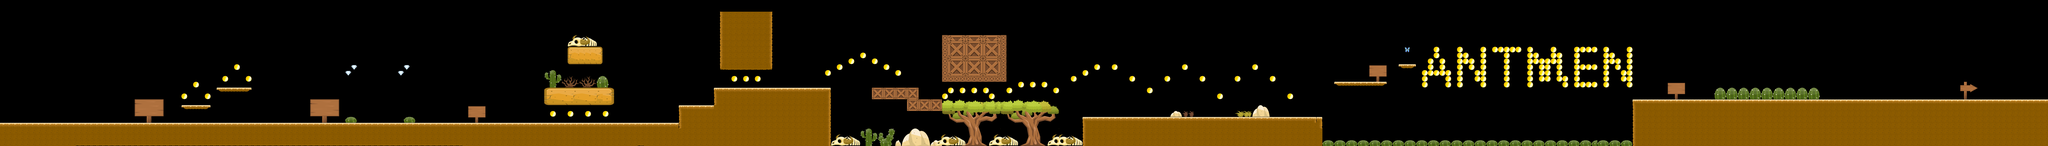

A 2D game scene composited from a Tiled map and its tileset images. What follows is a short description and the map's XML, with each tile layer's data collapsed to a summary:
An orthogonal 350x25 tile map with 32x32 px tiles, 7 tile layers (background, floor, fire, gold, ...).

<map version="1.0" orientation="orthogonal" renderorder="right-down" width="350" height="25" tilewidth="32" tileheight="32" nextobjectid="1">
 <tileset firstgid="1" name="floor" tilewidth="32" tileheight="32" tilecount="864" columns="32">
  <image source="desert.png" trans="ffffff" width="1032" height="884" />
 </tileset>
 <layer name="background" width="350" height="25">
  <data>[8750 cells, 0 non-empty, 0 distinct tile ids]</data>
 </layer>
 <layer name="floor" width="350" height="25">
  <data>[8750 cells, 1957 non-empty, 159 distinct tile ids]</data>
 </layer>
 <layer name="fire" width="350" height="25">
  <data>[8750 cells, 185 non-empty, 41 distinct tile ids]</data>
 </layer>
 <layer name="gold" width="350" height="25">
  <data>[8750 cells, 158 non-empty, 2 distinct tile ids]</data>
 </layer>
 <layer name="fly" width="350" height="25">
  <data>[8750 cells, 1 non-empty, 1 distinct tile ids]</data>
 </layer>
 <layer name="gate" width="350" height="25">
  <data>[8750 cells, 9 non-empty, 9 distinct tile ids]</data>
 </layer>
 <layer name="hint" width="350" height="25">
  <data>[8750 cells, 59 non-empty, 25 distinct tile ids]</data>
 </layer>
</map>
